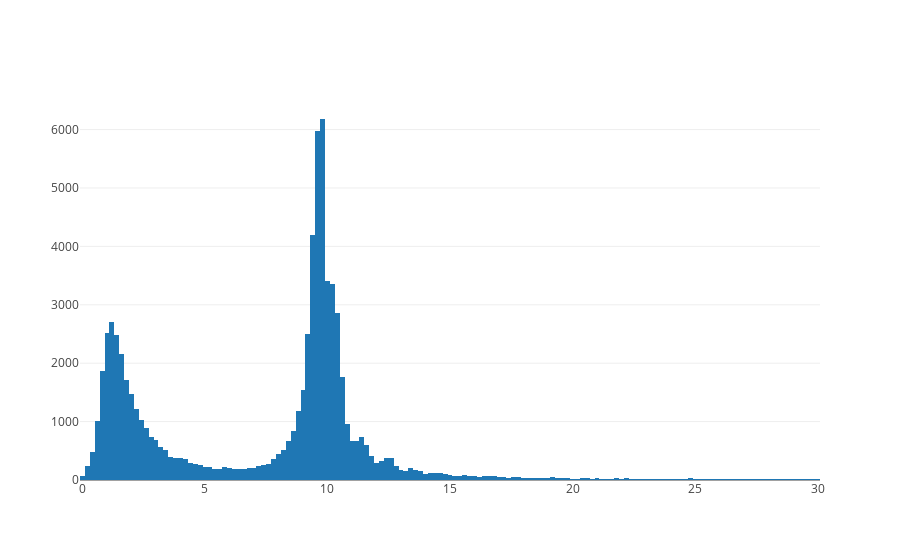

Notebook code for this chart:
### Code cell
#x = np.random.randn(500)
data = [go.Histogram(x=latency_list_all)]

iplot(data)

### Figure 1 — Plotly figure (JSON) as saved in the notebook; plotly's stock layout.template omitted (floating-point values rounded to 4 significant figures; data arrays with more than 128 entries replaced by an {"elided": "..."} marker saying what was removed)
{"data": [{"type": "histogram", "uid": "b07608f9-7ac9-4f30-932a-98af487115b6", "x": {"elided": "72848 float values"}}], "layout": {}}
